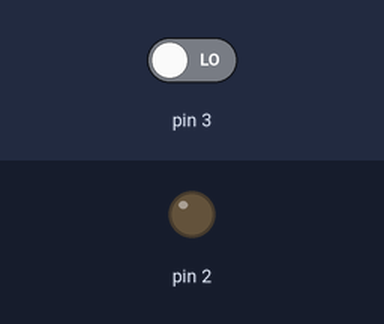
A sketch run on a simulated Arduino Uno, built with avr-gcc and run on an emulated ATmega328P. On the bench: output pins drawn as LEDs (lit = HIGH). Inputs (shaded band) come from the test bench; at power-on: pin 3 LOW.

Above: at 1.2 s.
1.3 s: pin 3 driven HIGH
At 2.0 s:
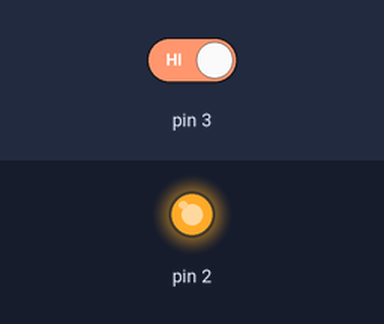
2.8 s: pin 3 driven LOW
At 3.1 s:
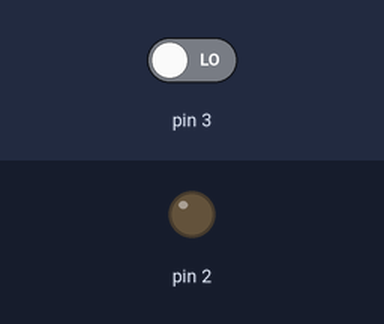
Timing chart, 0 to 5.8 s (numbered marks = the images above; inputs shaded):
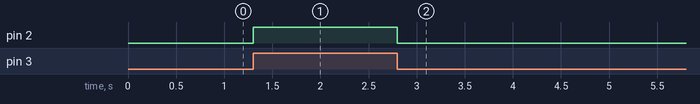

The sketch:

mosfettest.ino
```cpp
int x = 0;
void setup() {
  // put your setup code here, to run once:
  pinMode(3, INPUT);
  pinMode(2, OUTPUT);
  Serial.begin(9600);
}

void loop() {
  // put your main code here, to run repeatedly:
  if(digitalRead(3)){
    digitalWrite(2, HIGH);
  }
  else{
    digitalWrite(2, LOW);
  }


//  if(x% 2 == 0){
//    digitalWrite(9, HIGH);
//  }
//  else{
//    digitalWrite(9, LOW);
//  }
//  x++;
//  delay(100);
}
```

Measured:
- after the input at 1.3 s, pin 2: LOW → HIGH at once
- after the input at 2.8 s, pin 2: HIGH → LOW at once
